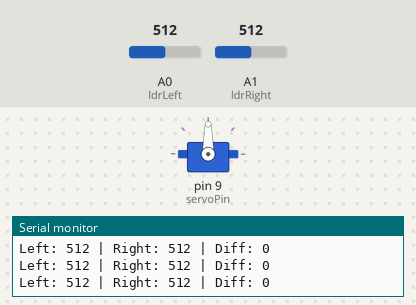
Simulated run of this sketch. Board: Arduino Uno, built with avr-gcc and run on an emulated ATmega328P. Shown: servo, the last lines printed to the serial monitor. The test bench sets the inputs (shaded band); at power-on: A0 (ldrLeft) = 512, A1 (ldrRight) = 512.

Above: at 1.7 s.
1.8 s: A0 (ldrLeft) set to 552
4.8 s: A0 (ldrLeft) set to 575
At 5.39 s:
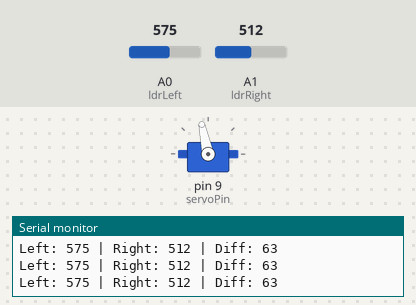
7.8 s: A1 (ldrRight) set to 538
At 7.8 s:
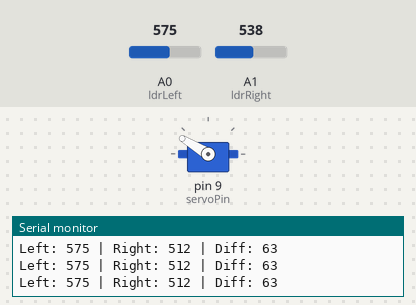
10.8 s: A1 (ldrRight) set to 0
At 13.3 s:
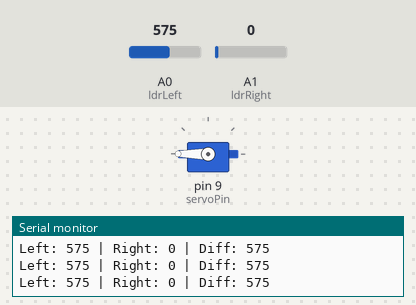
Timing chart, 0 to 14.8 s (numbered marks = the images above; inputs shaded):
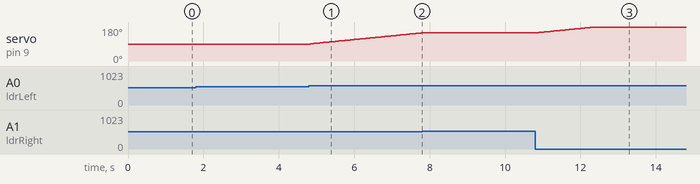

Measured:
- the behaviour switches between 562 and 563 on A0 (ldrLeft) (found by bisection; images 0 and 1)
- the behaviour switches between 524 and 525 on A1 (ldrRight) (found by bisection; images 1 and 2)
- after the input at 4.8 s, servo on pin 9 (servoPin): moves from 90° to 149° over 3.0 s, starting at once
- after the input at 7.8 s, servo on pin 9 (servoPin): stays 149° (without the input it goes to 150° after 0.03 s)
- after the input at 10.8 s, servo on pin 9 (servoPin): moves from 149° to 180° over 1.5 s, starting at once

The sketch:

solar_tracker.ino
```cpp
#include <Servo.h>

Servo myServo;

// LDR pins
const int ldrLeft = A0;
const int ldrRight = A1;

const int servoPin = 9;
int pos = 90; // Start at center position (90°)
const int threshold = 50; // Sensitivity threshold

void setup() {
  Serial.begin(9600);
  myServo.attach(servoPin);
  myServo.write(pos);
  delay(500);
}

void loop() {
  int leftValue = analogRead(ldrLeft);
  int rightValue = analogRead(ldrRight);

  int difference = leftValue - rightValue;

  Serial.print("Left: ");
  Serial.print(leftValue);
  Serial.print(" | Right: ");
  Serial.print(rightValue);
  Serial.print(" | Diff: ");
  Serial.println(difference);

  // Adjust position based on light intensity difference
  if (difference > threshold) {
    if (pos < 180) pos++; // Move toward left LDR
  }
  else if (difference < -threshold) {
    if (pos > 0) pos--;   // Move toward right LDR
  }

  pos = constrain(pos, 0, 180);
  myServo.write(pos);

  delay(50); // Reduced delay for smoother motor response
}
```
